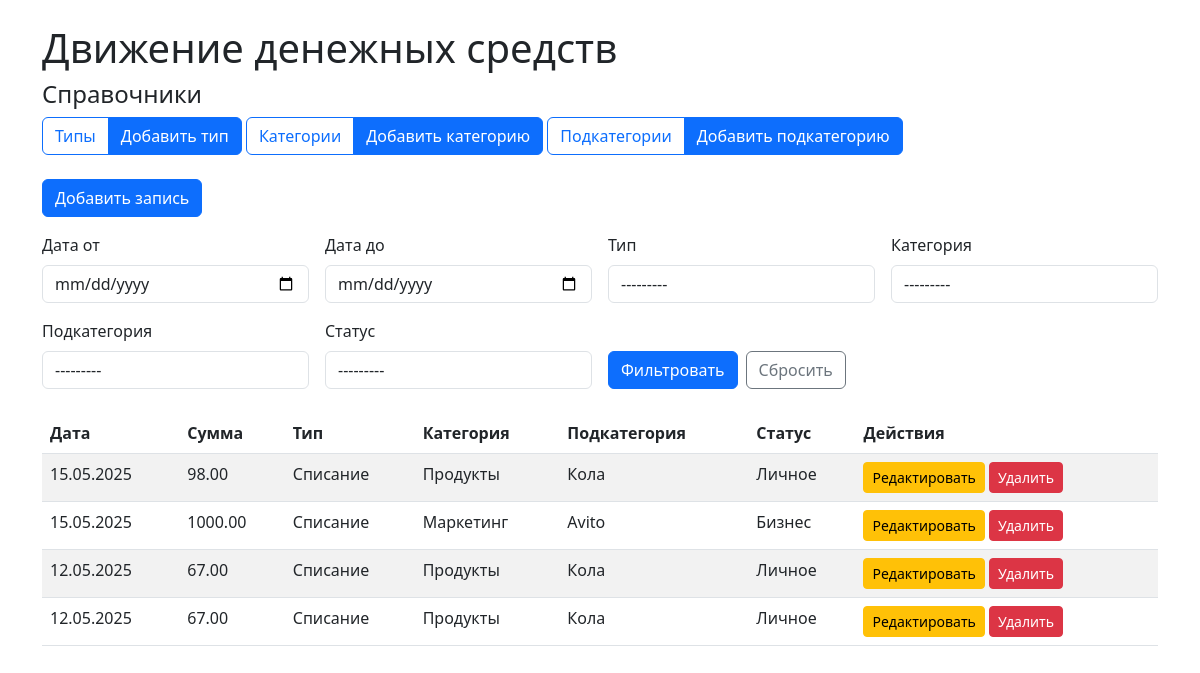
Before: / with the older database file.
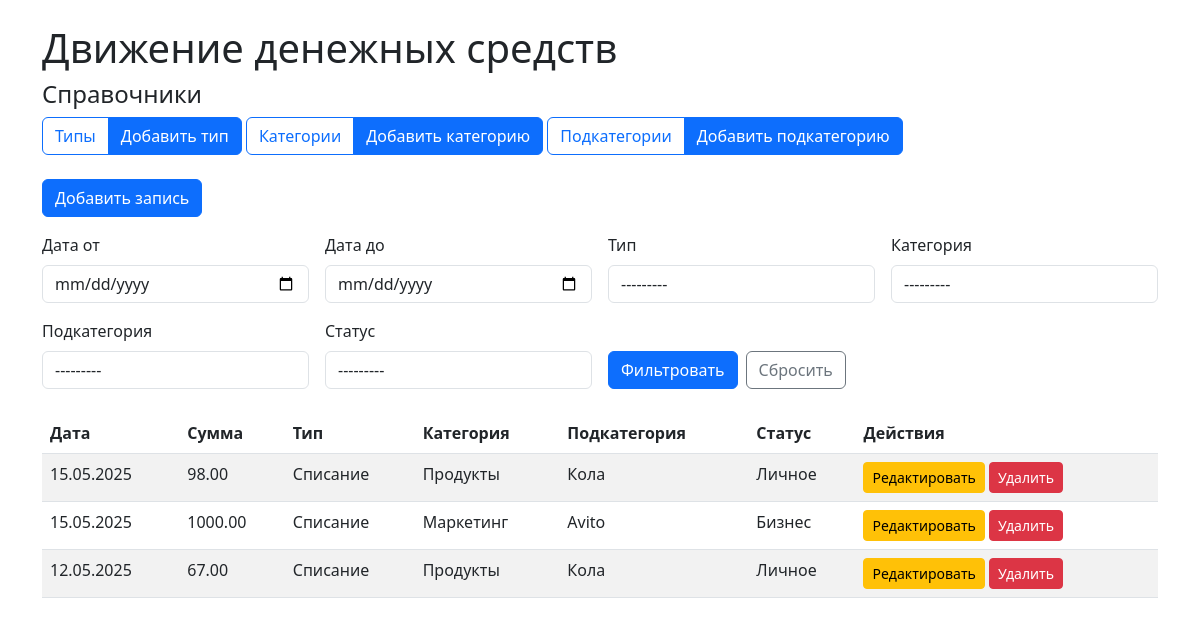
After: the same page with the newer database file.
### dds/models.py (models this page shows, shortened)
class CashFlow(models.Model):
    created_at = models.DateField(default=timezone.now)
    status = models.ForeignKey(Status, on_delete=models.SET_NULL, null=True)
    type = models.ForeignKey(Type, on_delete=models.CASCADE)
    category = models.ForeignKey(Category, on_delete=models.CASCADE)
    subcategory = models.ForeignKey(Subcategory, on_delete=models.CASCADE)
    amount = models.DecimalField(max_digits=10, decimal_places=2)
    comment = models.TextField(blank=True, null=True)
    class Meta:
        verbose_name = 'Запись ДДС'
        verbose_name_plural = 'Записи ДДС'

class Type(models.Model):
    name = models.CharField(max_length=50, unique=True)
    def __str__(self):
        return self.name
    class Meta:
        verbose_name = 'Тип'
        verbose_name_plural = 'Типы'

class Category(models.Model):
    name = models.CharField(max_length=100, unique=True)
    type = models.ForeignKey(Type, on_delete=models.CASCADE, related_name='categories')
    def __str__(self):
        return self.name
    class Meta:
        verbose_name = 'Категория'
        verbose_name_plural = 'Категории'

class Subcategory(models.Model):
    name = models.CharField(max_length=100, unique=True)
    category = models.ForeignKey(Category, on_delete=models.CASCADE, related_name='subcategories')
    def __str__(self):
        return self.name
    class Meta:
        verbose_name = 'Подкатегория'
        verbose_name_plural = 'Подкатегории'

class Status(models.Model):
    name = models.CharField(max_length=50, unique=True)
    def __str__(self):
        return self.name
    class Meta:
        verbose_name = 'Статус'
        verbose_name_plural = 'Статусы'

### dds/views.py (the view, shortened to what this page needs)
# urls.py: path('', views.cashflow_list, name='cashflow_list'),
def cashflow_list(request):
    cashflows = CashFlow.objects.all().order_by('-created_at')
    filter_form = CashFlowFilterForm(request.GET or None)
    statuses = Status.objects.all()
    types = Type.objects.all()
    categories = Category.objects.all()
    subcategories = Subcategory.objects.all()
    return render(request, 'dds/cashflow_list.html', {
        'cashflows': cashflows,
        'statuses': statuses,
        'types': types,
        'categories': categories,
        'subcategories': subcategories,
        'filters': request.GET,
        'filter_form': filter_form,
    })

### dds/forms.py
class CashFlowFilterForm(forms.Form):
    date_from = forms.DateField(
        label='Дата от',
        required=False,
        widget=forms.DateInput(attrs={'type': 'date', 'class': 'form-control'})
    )
    date_to = forms.DateField(
        label='Дата до',
        required=False,
        widget=forms.DateInput(attrs={'type': 'date', 'class': 'form-control'})
    )
    status = forms.ModelChoiceField(
        label='Статус',
        queryset=Status.objects.all(),
        required=False,
        widget=forms.Select(attrs={'class': 'form-control'})
    )
    type = forms.ModelChoiceField(
        label='Тип',
        queryset=Type.objects.all(),
        required=False,
        widget=forms.Select(attrs={'class': 'form-control'})
    )
    category = forms.ModelChoiceField(
        label='Категория',
        queryset=Category.objects.all(),
        required=False,
        widget=forms.Select(attrs={'class': 'form-control'})
    )
    subcategory = forms.ModelChoiceField(
        label='Подкатегория',
        queryset=Subcategory.objects.all(),
        required=False,
        widget=forms.Select(attrs={'class': 'form-control'})
    )

### templates/dds/cashflow_list.html (shortened to what this page needs)
<!DOCTYPE html>
<html lang="ru">
<head>
    <link href="https://cdn.jsdelivr.net/npm/bootstrap@5.3.0/dist/css/bootstrap.min.css" rel="stylesheet">
</head>
<body>
    <div class="container">
        <h1 class="mt-4">Движение денежных средств</h1>
        <div class="mb-3">
            <h4>Справочники</h4>
            <div class="btn-group mb-2">
                <a href="{% url 'type_list' %}" class="btn btn-outline-primary">Типы</a>
                <a href="{% url 'type_create' %}" class="btn btn-primary">Добавить тип</a>
            </div>
            <div class="btn-group mb-2">
                <a href="{% url 'category_list' %}" class="btn btn-outline-primary">Категории</a>
                <a href="{% url 'category_create' %}" class="btn btn-primary">Добавить категорию</a>
            </div>
            <div class="btn-group mb-2">
                <a href="{% url 'subcategory_list' %}" class="btn btn-outline-primary">Подкатегории</a>
                <a href="{% url 'subcategory_create' %}" class="btn btn-primary">Добавить подкатегорию</a>
            </div>
        </div>
        <a href="{% url 'cashflow_create' %}" class="btn btn-primary mb-3">Добавить запись</a>
        <form method="get" class="mb-4">
            <div class="row g-3">
                {% if filter_form %}
                    <div class="col-md-3">
                        <label for="id_date_from" class="form-label">{{ filter_form.date_from.label }}</label>
                        {{ filter_form.date_from }}
                    </div>
                    <div class="col-md-3">
                        <label for="id_date_to" class="form-label">{{ filter_form.date_to.label }}</label>
                        {{ filter_form.date_to }}
                    </div>
                    <div class="col-md-3">
                        <label for="id_type" class="form-label">{{ filter_form.type.label }}</label>
                        {{ filter_form.type }}
                    </div>
                    <div class="col-md-3">
                        <label for="id_category" class="form-label">{{ filter_form.category.label }}</label>
                        {{ filter_form.category }}
                    </div>
                    <div class="col-md-3">
                        <label for="id_subcategory" class="form-label">{{ filter_form.subcategory.label }}</label>
                        {{ filter_form.subcategory }}
                    </div>
                    <div class="col-md-3">
                        <label for="id_status" class="form-label">{{ filter_form.status.label }}</label>
                        {{ filter_form.status }}
                    </div>
                    <div class="col-md-3 d-flex align-items-end">
                        <button type="submit" class="btn btn-primary">Фильтровать</button>
                        <a href="{% url 'cashflow_list' %}" class="btn btn-outline-secondary ms-2">Сбросить</a>
                    </div>
                {% else %}
                    <div class="alert alert-warning">Форма фильтрации не загружена. Проверьте настройки.</div>
                {% endif %}
            </div>
        </form>
        <table class="table table-striped">
            <thead>
                <tr>
                    <th>Дата</th>
                    <th>Сумма</th>
                    <th>Тип</th>
                    <th>Категория</th>
                    <th>Подкатегория</th>
                    <th>Статус</th>
                    <th>Действия</th>
                </tr>
            </thead>
            <tbody>
                {% for cashflow in cashflows %}
                    <tr>
                        <td>{{ cashflow.created_at|date:"d.m.Y" }}</td>
                        <td>{{ cashflow.amount }}</td>
                        <td>{{ cashflow.type }}</td>
                        <td>{{ cashflow.category }}</td>
                        <td>{{ cashflow.subcategory|default:"—" }}</td>
                        <td>{{ cashflow.status }}</td>
                        <td>
                            <a href="{% url 'cashflow_edit' cashflow.pk %}" class="btn btn-sm btn-warning">Редактировать</a>
                            <a href="{% url 'cashflow_delete' cashflow.pk %}" class="btn btn-sm btn-danger">Удалить</a>
                        </td>
                    </tr>
                {% empty %}
                    <tr><td colspan="7" class="text-center">Записи отсутствуют</td></tr>
                {% endfor %}
            </tbody>
        </table>
    </div>
</body>
</html>

Changed rows visible on the page:
removed CashFlow: created_at "12.05.2025", amount "67.00", type "Списание", category "Продукты", subcategory "Кола", status "Личное"
